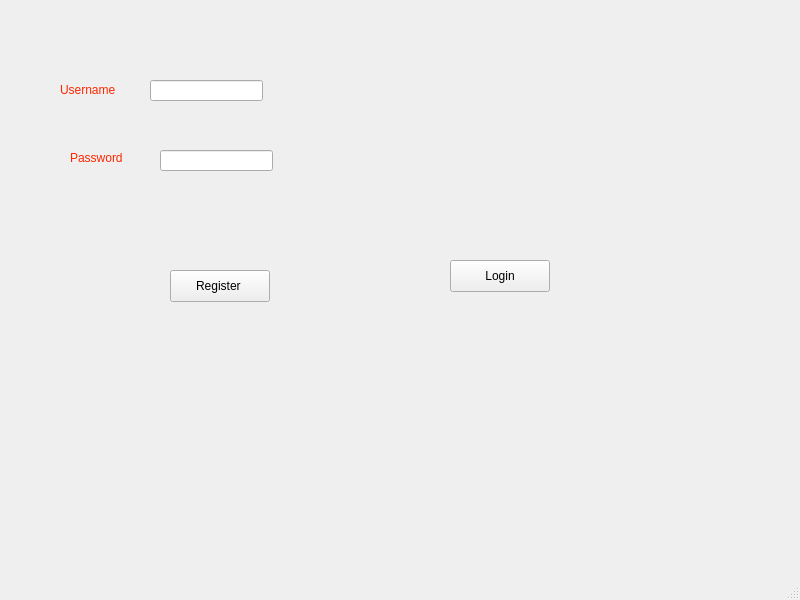
<?xml version="1.0" encoding="UTF-8"?>
<ui version="4.0">
 <class>LoginWindow</class>
 <widget class="QMainWindow" name="LoginWindow">
  <property name="geometry">
   <rect>
    <x>0</x>
    <y>0</y>
    <width>800</width>
    <height>600</height>
   </rect>
  </property>
  <property name="windowTitle">
   <string>LoginWindow</string>
  </property>
  <widget class="QWidget" name="centralwidget">
   <widget class="QPushButton" name="pushButton_Register">
    <property name="geometry">
     <rect>
      <x>170</x>
      <y>270</y>
      <width>100</width>
      <height>32</height>
     </rect>
    </property>
    <property name="text">
     <string>Register </string>
    </property>
   </widget>
   <widget class="QPushButton" name="pushButton_Login">
    <property name="geometry">
     <rect>
      <x>450</x>
      <y>260</y>
      <width>100</width>
      <height>32</height>
     </rect>
    </property>
    <property name="text">
     <string>Login</string>
    </property>
   </widget>
   <widget class="QLabel" name="label_name">
    <property name="geometry">
     <rect>
      <x>60</x>
      <y>80</y>
      <width>71</width>
      <height>20</height>
     </rect>
    </property>
    <property name="text">
     <string>&lt;html&gt;&lt;head/&gt;&lt;body&gt;&lt;p&gt;&lt;span style=&quot; color:#ff2600;&quot;&gt;Username &lt;/span&gt;&lt;/p&gt;&lt;/body&gt;&lt;/html&gt;</string>
    </property>
   </widget>
   <widget class="QLineEdit" name="lineEdit_name">
    <property name="geometry">
     <rect>
      <x>150</x>
      <y>80</y>
      <width>113</width>
      <height>21</height>
     </rect>
    </property>
   </widget>
   <widget class="QLabel" name="label">
    <property name="geometry">
     <rect>
      <x>70</x>
      <y>150</y>
      <width>71</width>
      <height>16</height>
     </rect>
    </property>
    <property name="text">
     <string>&lt;html&gt;&lt;head/&gt;&lt;body&gt;&lt;p&gt;&lt;span style=&quot; color:#ff2600;&quot;&gt;Password &lt;/span&gt;&lt;/p&gt;&lt;/body&gt;&lt;/html&gt;</string>
    </property>
   </widget>
   <widget class="QLineEdit" name="lineEdit_password">
    <property name="geometry">
     <rect>
      <x>160</x>
      <y>150</y>
      <width>113</width>
      <height>21</height>
     </rect>
    </property>
    <property name="echoMode">
     <enum>QLineEdit::Password</enum>
    </property>
   </widget>
  </widget>
  <widget class="QMenuBar" name="menubar">
   <property name="geometry">
    <rect>
     <x>0</x>
     <y>0</y>
     <width>800</width>
     <height>37</height>
    </rect>
   </property>
  </widget>
  <widget class="QStatusBar" name="statusbar"/>
 </widget>
 <resources/>
 <connections/>
</ui>
